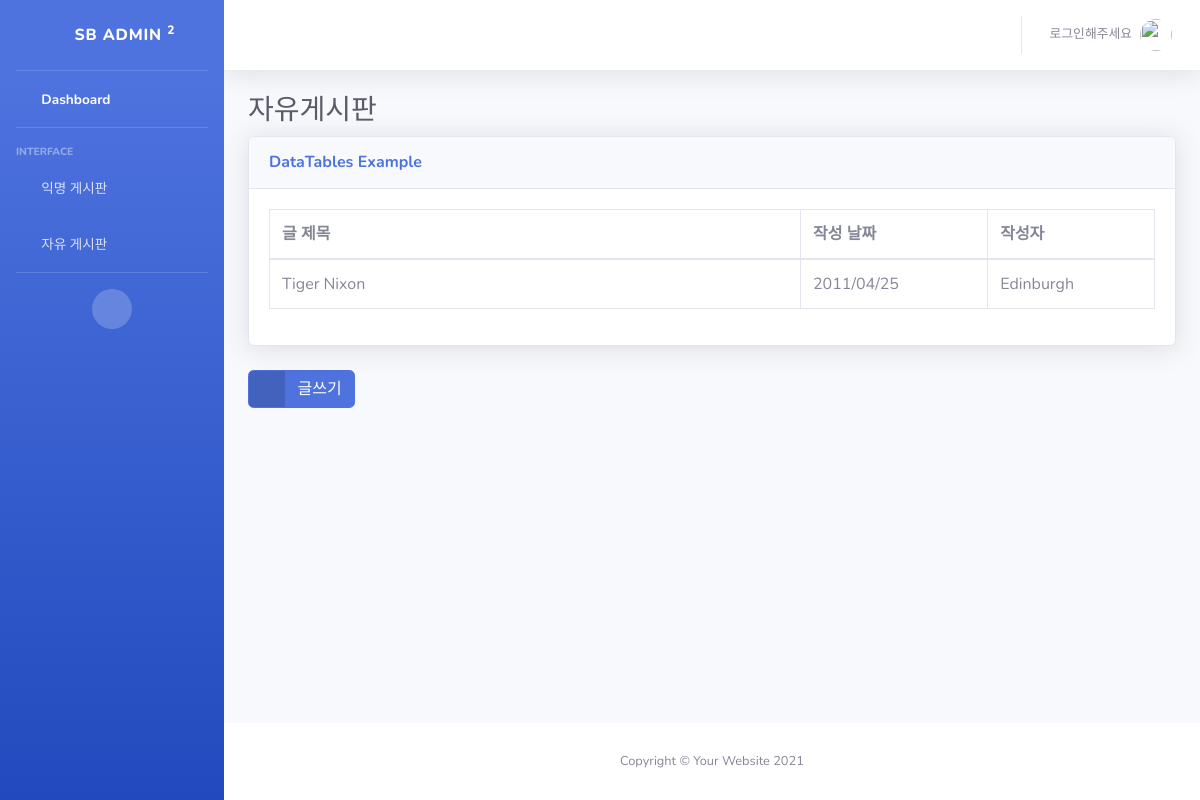
The app's page /, older data.
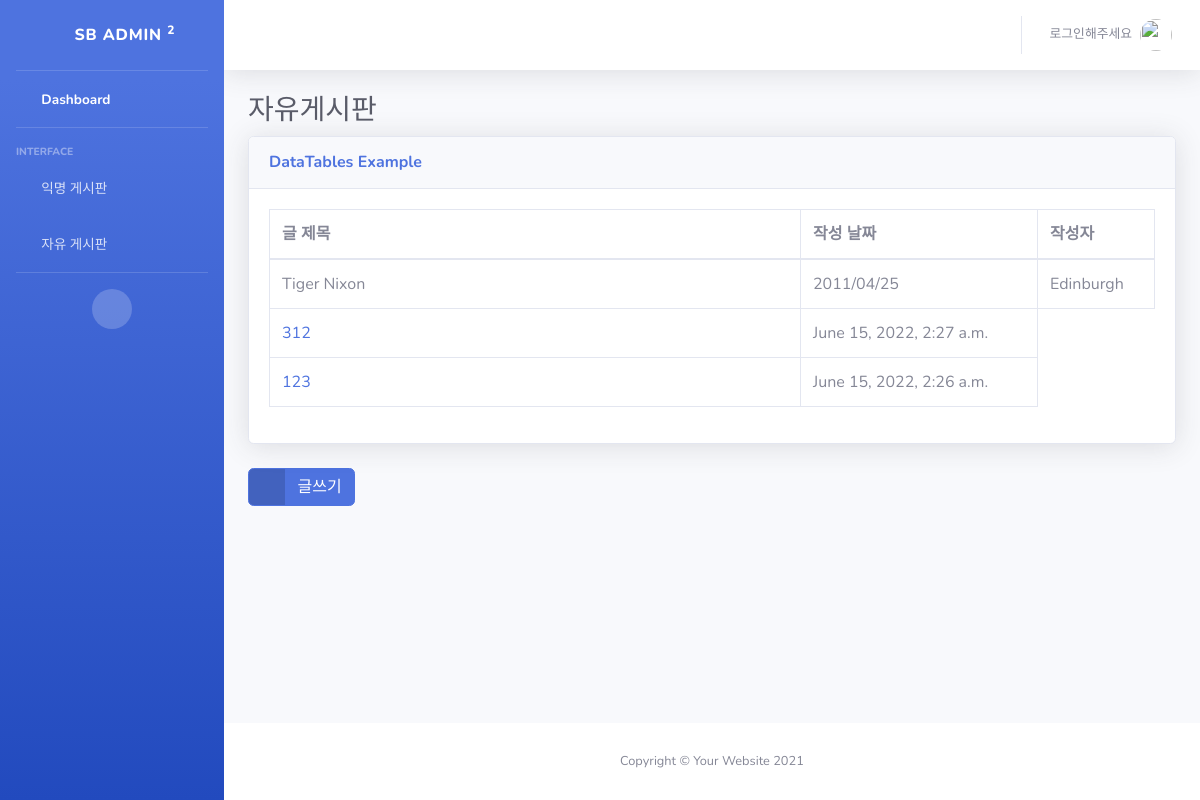
The same page, newer data.
### devapp/models.py (models this page shows, shortened)
class Post(models.Model):
    title = models.CharField(max_length=200)
    body = models.TextField()
    date = models.DateTimeField(auto_now_add=True)

### devapp/views.py (the view)
# urls.py: path('', views.home, name='home'),
def home(req):
    posts = Post.objects.filter().order_by('-date')
    return render(req, 'index.html', {'posts': posts})

### devapp/templates/index.html
{% extends 'base.html'%}
{% block content %}
<h1 class="h3 mb-2 text-gray-800">자유게시판</h1>
<div class="card shadow mb-4">
    <div class="card-header py-3">
        <h6 class="m-0 font-weight-bold text-primary">DataTables Example</h6>
    </div>
    <div class="card-body">
        <div class="table-responsive">
            <table class="table table-bordered" id="dataTable" width="100%" cellspacing="0">
                <thead>
                    <tr>
                        <th style="width: 60%">글 제목</th>
                        <th>작성 날짜</th>
                        <th>작성자</th>
                    </tr>
                </thead>
                <tbody>
                    <tr>
                        <td>Tiger Nixon</td>
                        <td>2011/04/25</td>
                        <td>Edinburgh</td>
                    </tr>
                    {% for post in posts %}
                    <tr>
                        <td><a href="{% url 'detail' post.id %}">{{post.title}}</a></td>
                        <td>{{post.date}}</td>
                    </tr>
                    {% endfor %}
                </tbody>
            </table>
        </div>
    </div>
</div>
<a href="{% url 'postcreate' %}" class="btn btn-primary btn-icon-split">
    <span class="icon text-white-50">
        <i class="fas fa-flag"></i>
    </span>
    <span class="text">글쓰기</span>
</a>
{% endblock %}

Row changes from the older to the newer data that the page shows:
added Post: title "312", date "June 15, 2022, 2:27 a.m."
added Post: title "123", date "June 15, 2022, 2:26 a.m."
